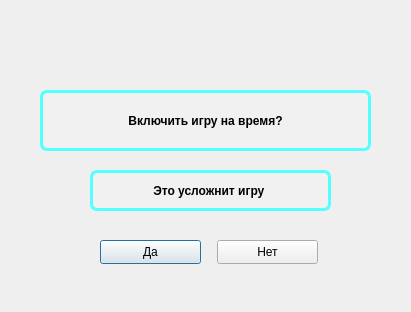
<?xml version="1.0" encoding="UTF-8"?>
<ui version="4.0">
 <class>Dialog</class>
 <widget class="QDialog" name="Dialog">
  <property name="geometry">
   <rect>
    <x>0</x>
    <y>0</y>
    <width>411</width>
    <height>312</height>
   </rect>
  </property>
  <property name="windowTitle">
   <string>Согласие на таймер</string>
  </property>
  <property name="styleSheet">
   <string notr="true"/>
  </property>
  <widget class="QLabel" name="label">
   <property name="geometry">
    <rect>
     <x>40</x>
     <y>90</y>
     <width>331</width>
     <height>61</height>
    </rect>
   </property>
   <property name="styleSheet">
    <string notr="true">font: 17pt &quot;Sitka Text&quot;;
border:3px solid rgba(85, 255, 255,255);
border-radius: 7px;
color: black;
font-weight: bold;
background-color: rgba(255,255,255,30);</string>
   </property>
   <property name="text">
    <string>Включить игру на время?</string>
   </property>
   <property name="alignment">
    <set>Qt::AlignmentFlag::AlignCenter</set>
   </property>
  </widget>
  <widget class="QLabel" name="label_2">
   <property name="geometry">
    <rect>
     <x>90</x>
     <y>170</y>
     <width>241</width>
     <height>41</height>
    </rect>
   </property>
   <property name="styleSheet">
    <string notr="true">font: 15pt &quot;Sitka Text&quot;;
border:3px solid rgba(85, 255, 255,255);
border-radius: 7px;
color: black;
font-weight: bold;
background-color: rgba(255,255,255,30);</string>
   </property>
   <property name="text">
    <string>Это усложнит игру </string>
   </property>
   <property name="alignment">
    <set>Qt::AlignmentFlag::AlignCenter</set>
   </property>
  </widget>
  <widget class="QPushButton" name="yesButton">
   <property name="geometry">
    <rect>
     <x>100</x>
     <y>240</y>
     <width>101</width>
     <height>24</height>
    </rect>
   </property>
   <property name="text">
    <string>Да</string>
   </property>
  </widget>
  <widget class="QPushButton" name="noButton">
   <property name="geometry">
    <rect>
     <x>217</x>
     <y>240</y>
     <width>101</width>
     <height>24</height>
    </rect>
   </property>
   <property name="text">
    <string>Нет</string>
   </property>
  </widget>
 </widget>
 <resources/>
 <connections/>
</ui>
